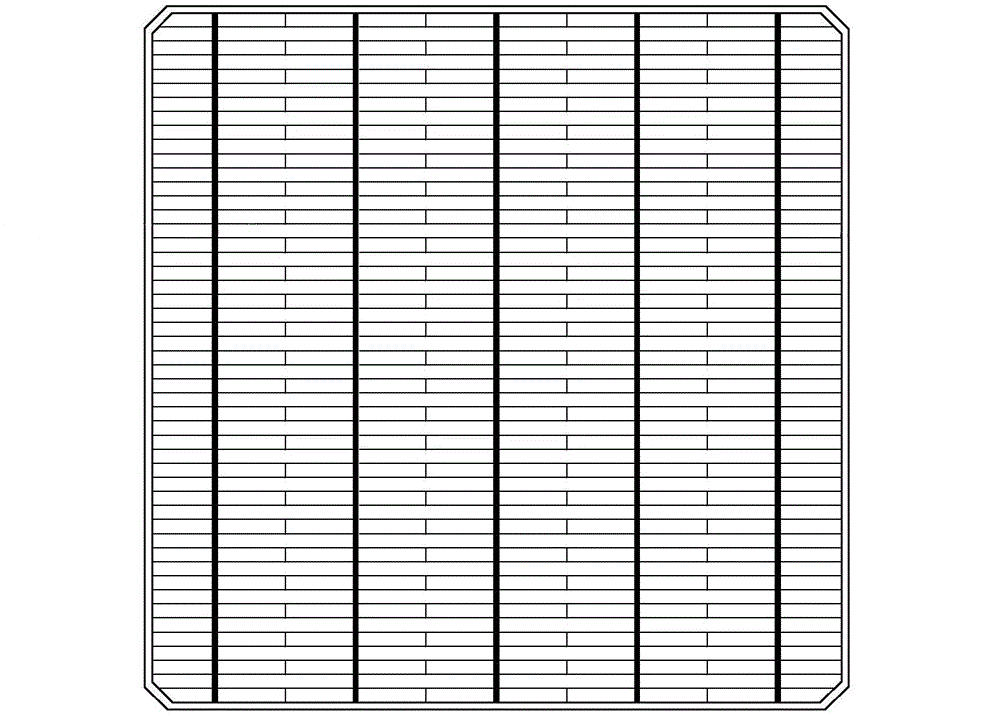
#> input picture someTest/solar_panel05.png, 1000 x 716 px
$ python pic_cut.py
#> lines starting #> are read from the running program, lines starting #| are printed output that depends on the picture; after the words box and inside, x2 and y2 are one past the last pixel; in counts of white or black regions, pixels touching at a corner belong together
import cv2
#调用opencv库

x1 = cv2.imread('solar_panel05.png', cv2.IMREAD_GRAYSCALE)
#> x1: shape (716, 1000); min 0, max 255, mean 227.4
#读取一张图片，并且把它灰度化处理

ret,x2=cv2.threshold(x1, 100, 255, cv2.THRESH_BINARY_INV)
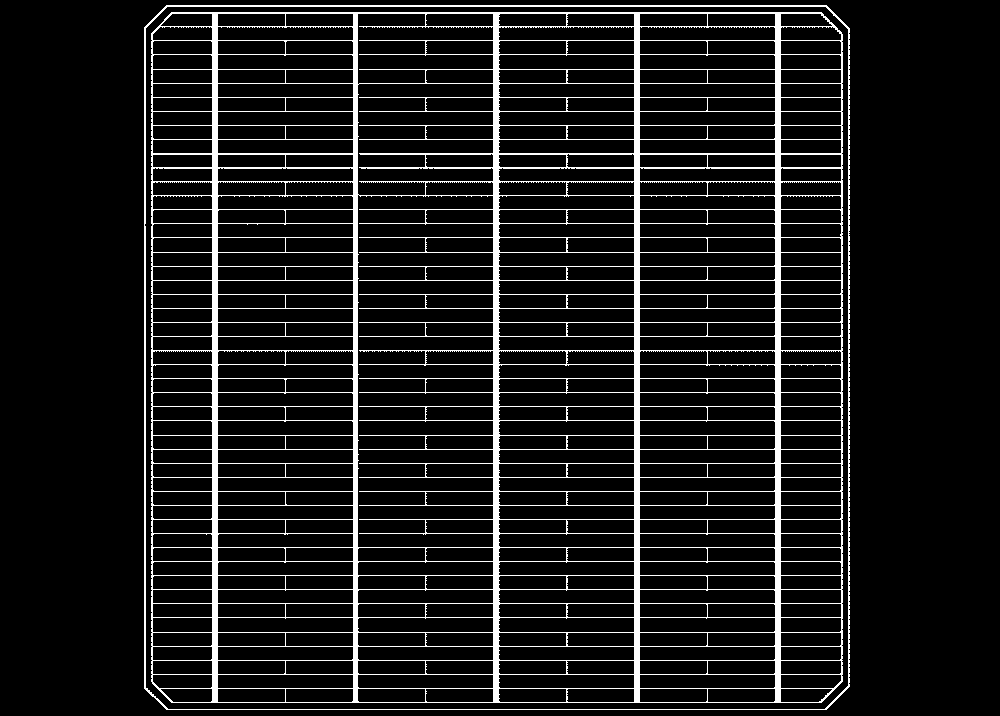
#> x2: shape (716, 1000); 9.1% white; 2 white regions, box (x1, y1, x2, y2) and area: (151, 12, 843, 703) 60405, (144, 5, 850, 710) 4749
#对已经灰度化的图片进行阈值化处理
inv=cv2.bitwise_not(x2)
inv[inv==0]=90
inv[inv==255]=250
cv2.imwrite('solar_panel06.png',inv)
cv2.imshow("name", inv)

cv2.waitKey(0)
#把图片展示出来

$ run again, with someTest/img.png copied over someTest/solar_panel05.png
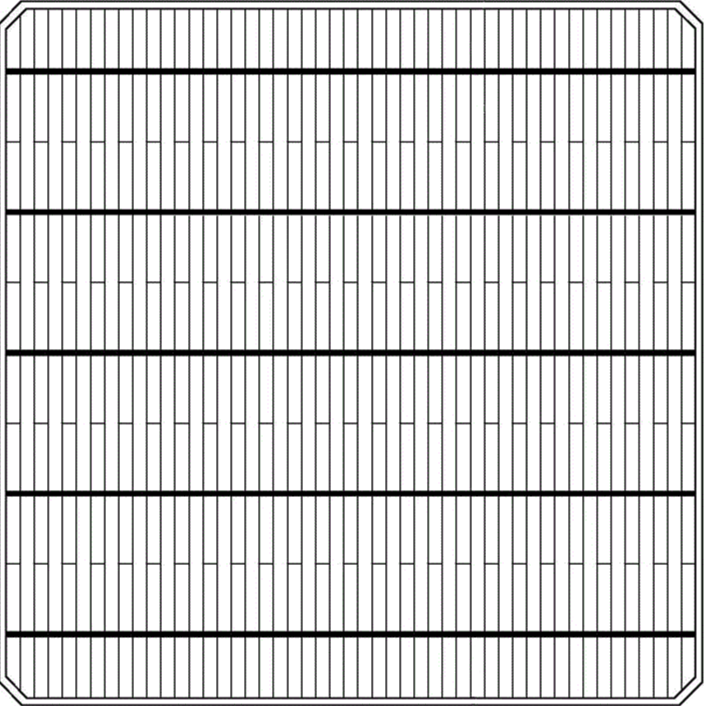
#> input picture someTest/img.png, 706 x 706 px
#> `ret,x2=cv2.threshold(x1, 100, 255, cv2.THRESH_BINARY_INV)`:
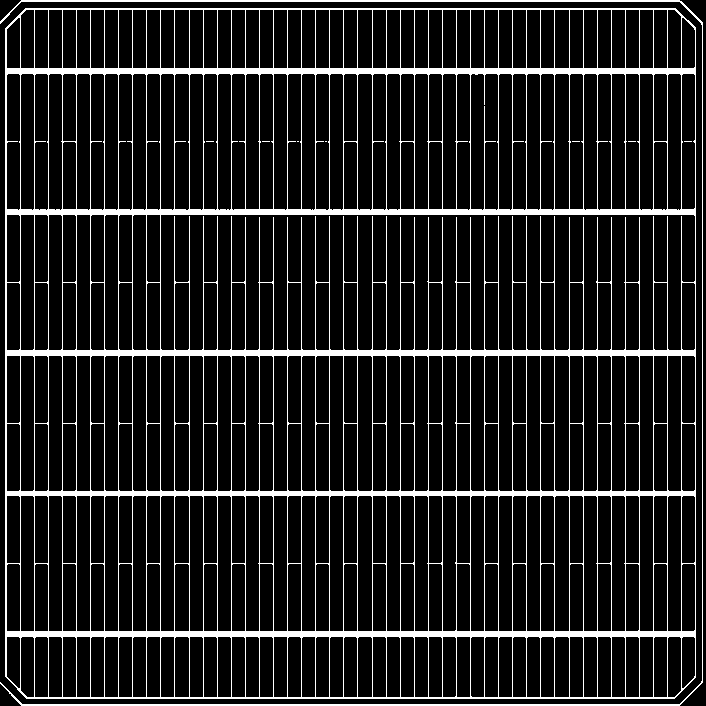
#> x2: shape (706, 706); 12.3% white; 9 white regions (7 under 20 px), largest, box (x1, y1, x2, y2) and area: (5, 8, 696, 699) 57957, (0, 0, 703, 706) 3514

$ run again, with someTest/solar_panel.png copied over someTest/solar_panel05.png
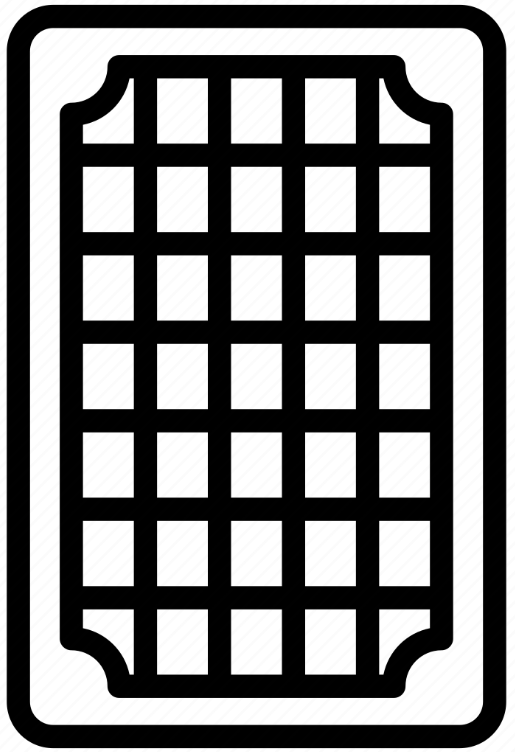
#> input picture someTest/solar_panel.png, 515 x 752 px
#> `ret,x2=cv2.threshold(x1, 100, 255, cv2.THRESH_BINARY_INV)`:
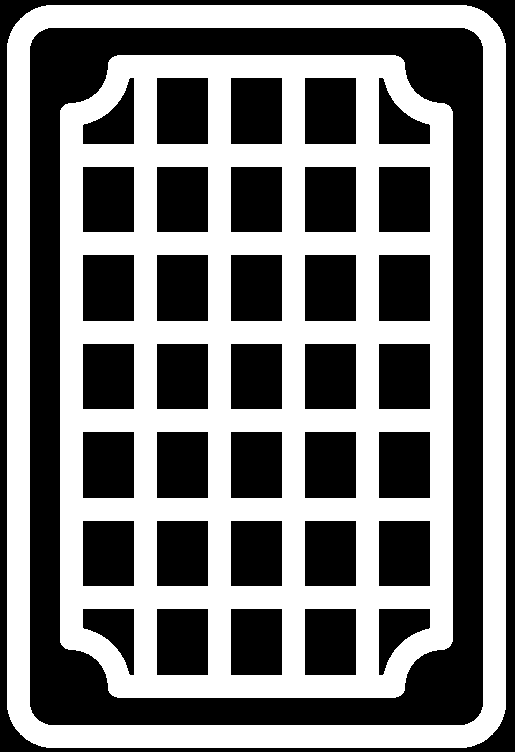
#> x2: shape (752, 515); 48.3% white; 2 white regions, box (x1, y1, x2, y2) and area: (60, 55, 453, 698) 133569, (7, 5, 506, 748) 53660
